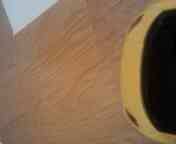
#> input picture pics/captcha.jpg, 176 x 144 px, found by its file name
$ python image.py   (older library calls are emulated)
#> lines starting #> are read from the running program, lines starting #| are printed output that depends on the picture

from matplotlib import pyplot as plt
from matplotlib import image as mpimg
#from skimage import data
#from skimage.feature import blob_dog, blob_log, blob_doh
#from math import sqrt
from skimage.color import rgb2gray

from scipy.misc import imresize
import Image


img = Image.open("pics/captcha.jpg").convert("LA")
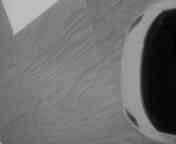
#> img: PIL image 176x144 LA; mean R, G, B, A 111.3, 111.3, 111.3, 255

#img = mpimg.imread("pics/captcha.jpg")
#img = rgb2gray(img)

#img = imresize(img,0.1)

fig, ax = plt.subplots(1,1)

ax.imshow(img)
#ax.add_patch(plt.Circle((50, 50), 10, color="yellow", linewidth=2, fill=False))

plt.show()
